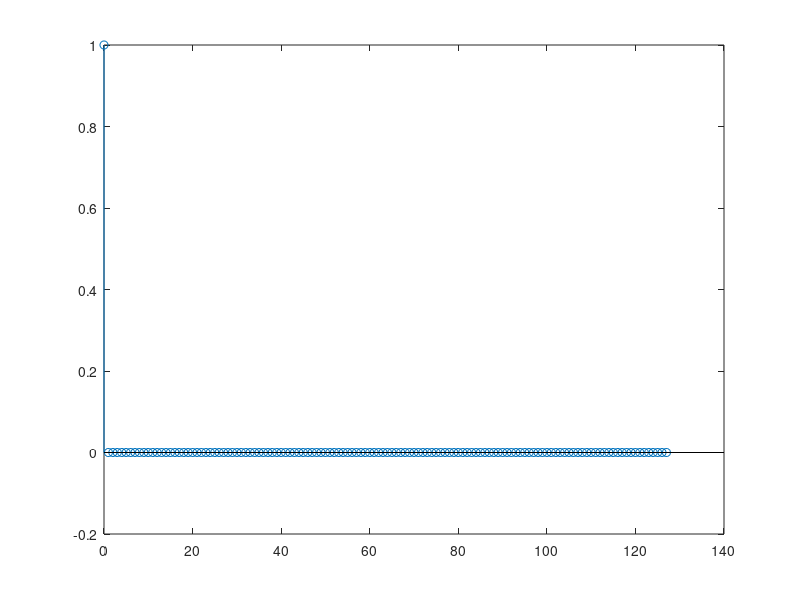
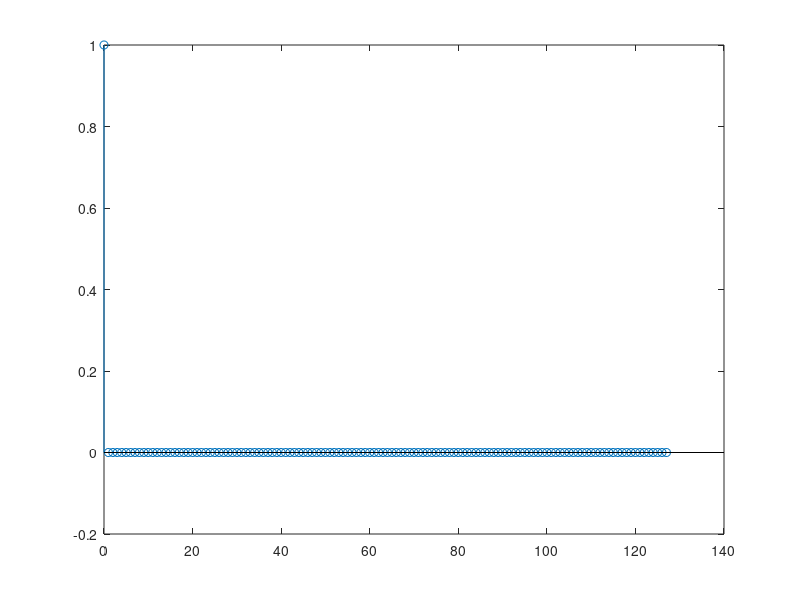

Reproduce these figures in MATLAB, in order.
clear all;close all;clc

N = 1536;

M = 12;

X = ones(1, N);

x = zeros(1, N/M);
for n=0:1:(N/M)-1
    
    nl = n*M;

    for k=0:1:N-1

        f = exp((1i.*2.*pi.*k.*nl)/N);
        
        aux = X(k+1).*f;

        x(n+1) = x(n+1) + ((1/N).*aux);
    
    end

end

figure;
stem(0:1:(N/M)-1, real(x))




Nl = N/M;

X = ones(1, Nl);

xl = zeros(1, Nl);
for n=0:1:Nl-1
    

    for k=0:1:Nl-1

        f = exp((1i.*2.*pi.*k.*n)/(Nl));
        
        aux = X(k+1).*f;

        xl(n+1) = xl(n+1) + ((1/Nl).*aux);
    
    end

end

figure;
stem(0:1:Nl-1, real(xl))


error = sum(abs(x-xl).^2)/length(x);

a=1;